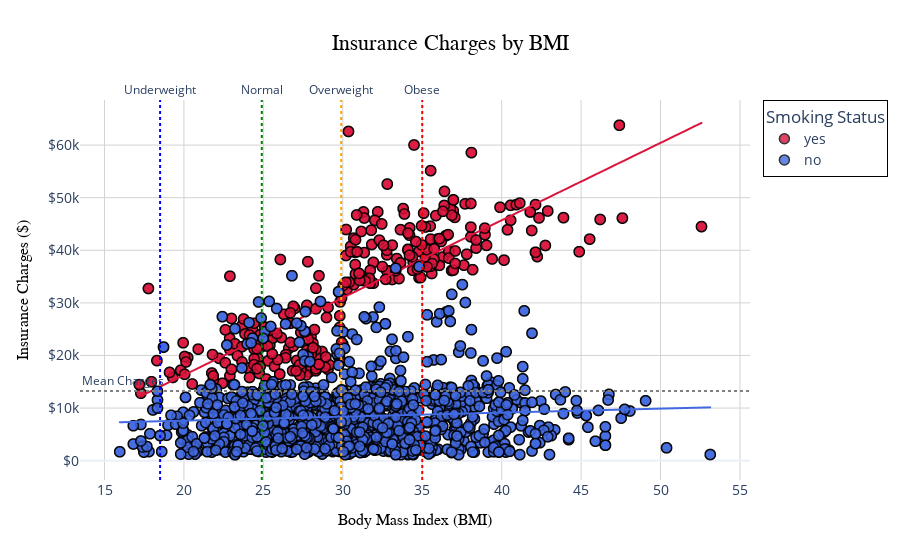

Here is the notebook cell this chart was saved with:
### Code cell
# Create scatter plot
fig_bmi = px.scatter(
    df, x='bmi', y='charges',
    title='Insurance Charges by BMI',
    labels={'bmi': 'Body Mass Index (BMI)', 'charges': 'Insurance Charges ($)'},
    trendline="ols",
    template='plotly_white',
    color='smoker',
    hover_data={'age': True, 'sex': True, 'children': True, 'bmi': False, 'charges': False},  # Improved hover clarity
    color_discrete_map={'yes': 'crimson', 'no': 'royalblue'}  # Custom colors for smoking status
)

# Customize layout
fig_bmi.update_layout(
    title_x=0.5,
    title_font=dict(size=22, family="Arial Black", color="black"),
    xaxis_title_font=dict(size=16, family="Arial", color="black"),
    yaxis_title_font=dict(size=16, family="Arial", color="black"),
    yaxis=dict(tickprefix="$", tickfont=dict(size=14), gridcolor='lightgray'),
    xaxis=dict(tickfont=dict(size=14), gridcolor='lightgray'),
    plot_bgcolor='white',
    paper_bgcolor='white',
    showlegend=True,
    legend_title_text='Smoking Status',
    legend=dict(font=dict(size=14), bordercolor='black', borderwidth=1)
)

# Update marker appearance
fig_bmi.update_traces(
    marker=dict(size=10, opacity=0.8, line=dict(width=1.5, color='black')),
    selector=dict(mode='markers')
)

# Update trendline appearance
fig_bmi.update_traces(
    line=dict(color='red', width=3, dash='dash'),
    selector=dict(type='scatter', mode='lines')
)

# Add BMI category reference lines with improved annotations
fig_bmi.add_hline(y=df['charges'].mean(), line_dash="dot", line_color="gray", annotation_text="Mean Charges", annotation_position="top left")
fig_bmi.add_vline(x=18.5, line_dash="dot", line_color="blue", annotation_text="Underweight", annotation_position="top")
fig_bmi.add_vline(x=24.9, line_dash="dot", line_color="green", annotation_text="Normal", annotation_position="top")
fig_bmi.add_vline(x=29.9, line_dash="dot", line_color="orange", annotation_text="Overweight", annotation_position="top")
fig_bmi.add_vline(x=35, line_dash="dot", line_color="red", annotation_text="Obese", annotation_position="top")

# Show plot
fig_bmi.show()

### Figure 1 — Plotly figure (JSON) as saved in the notebook; plotly's stock layout.template omitted (floating-point values rounded to 4 significant figures; data arrays with more than 128 entries replaced by an {"elided": "..."} marker saying what was removed)
{"data": [{"customdata": {"elided": "564x3 mixed values"}, "hovertemplate": "smoker=yes<br>age=%{customdata[0]}<br>sex=%{customdata[1]}<br>children=%{customdata[2]}<extra></extra>", "legendgroup": "yes", "marker": {"color": "crimson", "line": {"color": "black", "width": 1.5}, "opacity": 0.8, "size": 10, "symbol": "circle"}, "mode": "markers", "name": "yes", "showlegend": true, "type": "scattergl", "x": {"elided": "564 float values"}, "xaxis": "x", "y": {"elided": "564 float values"}, "yaxis": "y"}, {"hovertemplate": "<b>OLS trendline</b><br>charges = 1471.59 * bmi + -13161.8<br>R<sup>2</sup>=0.653028<br><br>smoker=yes<extra></extra>", "legendgroup": "yes", "marker": {"color": "crimson", "symbol": "circle"}, "mode": "lines", "name": "yes", "showlegend": false, "type": "scattergl", "x": {"elided": "564 float values"}, "xaxis": "x", "y": {"elided": "564 float values"}, "yaxis": "y"}, {"customdata": {"elided": "2208x3 mixed values"}, "hovertemplate": "smoker=no<br>age=%{customdata[0]}<br>sex=%{customdata[1]}<br>children=%{customdata[2]}<extra></extra>", "legendgroup": "no", "marker": {"color": "royalblue", "line": {"color": "black", "width": 1.5}, "opacity": 0.8, "size": 10, "symbol": "circle"}, "mode": "markers", "name": "no", "showlegend": true, "type": "scattergl", "x": {"elided": "2208 float values"}, "xaxis": "x", "y": {"elided": "2208 float values"}, "yaxis": "y"}, {"hovertemplate": "<b>OLS trendline</b><br>charges = 76.1891 * bmi + 6081.48<br>R<sup>2</sup>=0.005928<br><br>smoker=no<extra></extra>", "legendgroup": "no", "marker": {"color": "royalblue", "symbol": "circle"}, "mode": "lines", "name": "no", "showlegend": false, "type": "scattergl", "x": {"elided": "2208 float values"}, "xaxis": "x", "y": {"elided": "2208 float values"}, "yaxis": "y"}], "layout": {"annotations": [{"showarrow": false, "text": "Mean Charges", "x": 0, "xanchor": "left", "xref": "x domain", "y": 13260.0, "yanchor": "bottom", "yref": "y"}, {"showarrow": false, "text": "Underweight", "x": 18.5, "xanchor": "center", "xref": "x", "y": 1, "yanchor": "bottom", "yref": "y domain"}, {"showarrow": false, "text": "Normal", "x": 24.9, "xanchor": "center", "xref": "x", "y": 1, "yanchor": "bottom", "yref": "y domain"}, {"showarrow": false, "text": "Overweight", "x": 29.9, "xanchor": "center", "xref": "x", "y": 1, "yanchor": "bottom", "yref": "y domain"}, {"showarrow": false, "text": "Obese", "x": 35, "xanchor": "center", "xref": "x", "y": 1, "yanchor": "bottom", "yref": "y domain"}], "legend": {"bordercolor": "black", "borderwidth": 1, "font": {"size": 14}, "title": {"text": "Smoking Status"}, "tracegroupgap": 0}, "paper_bgcolor": "white", "plot_bgcolor": "white", "shapes": [{"line": {"color": "gray", "dash": "dot"}, "type": "line", "x0": 0, "x1": 1, "xref": "x domain", "y0": 13260.0, "y1": 13260.0, "yref": "y"}, {"line": {"color": "blue", "dash": "dot"}, "type": "line", "x0": 18.5, "x1": 18.5, "xref": "x", "y0": 0, "y1": 1, "yref": "y domain"}, {"line": {"color": "green", "dash": "dot"}, "type": "line", "x0": 24.9, "x1": 24.9, "xref": "x", "y0": 0, "y1": 1, "yref": "y domain"}, {"line": {"color": "orange", "dash": "dot"}, "type": "line", "x0": 29.9, "x1": 29.9, "xref": "x", "y0": 0, "y1": 1, "yref": "y domain"}, {"line": {"color": "red", "dash": "dot"}, "type": "line", "x0": 35, "x1": 35, "xref": "x", "y0": 0, "y1": 1, "yref": "y domain"}], "showlegend": true, "title": {"font": {"color": "black", "family": "Arial Black", "size": 22}, "text": "Insurance Charges by BMI", "x": 0.5}, "xaxis": {"anchor": "y", "domain": [0, 1], "gridcolor": "lightgray", "tickfont": {"size": 14}, "title": {"font": {"color": "black", "family": "Arial", "size": 16}, "text": "Body Mass Index (BMI)"}}, "yaxis": {"anchor": "x", "domain": [0, 1], "gridcolor": "lightgray", "tickfont": {"size": 14}, "tickprefix": "$", "title": {"font": {"color": "black", "family": "Arial", "size": 16}, "text": "Insurance Charges ($)"}}}}
